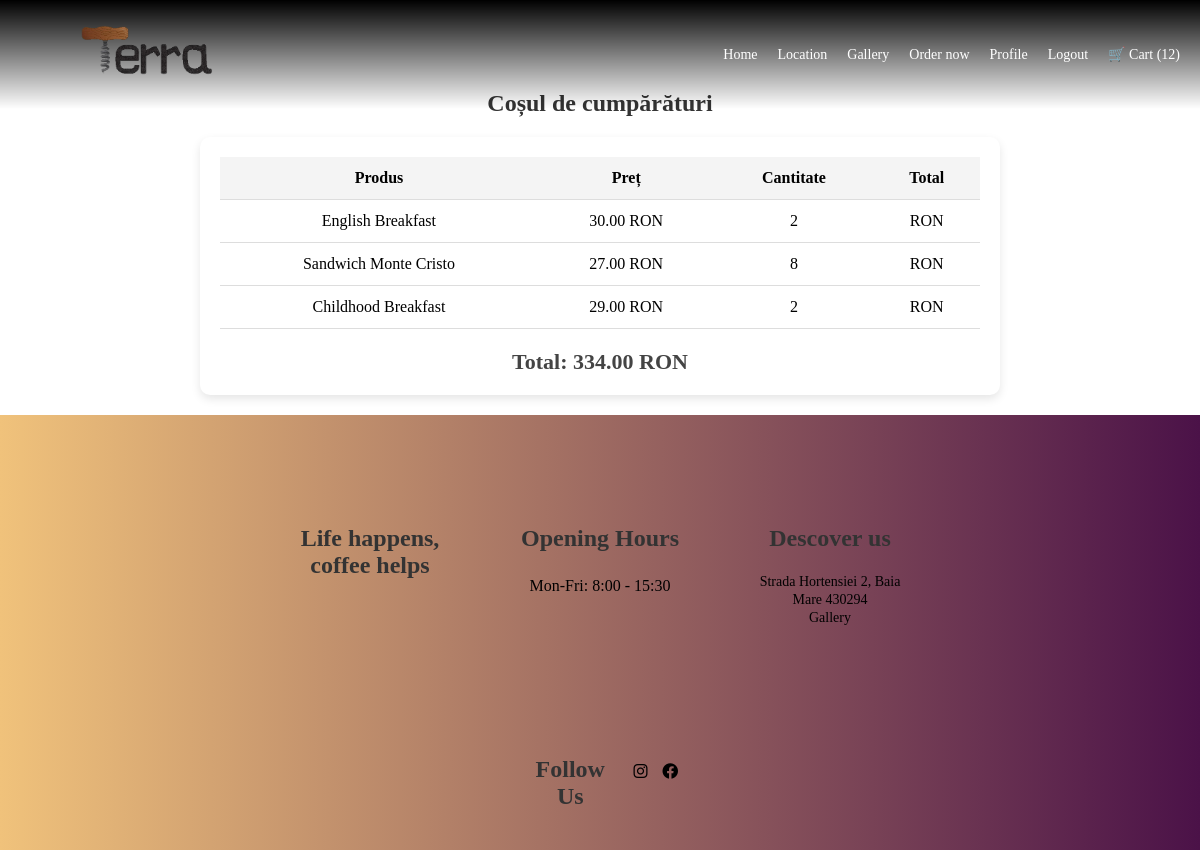
Page /cart/ (signed in) on the earlier database version.
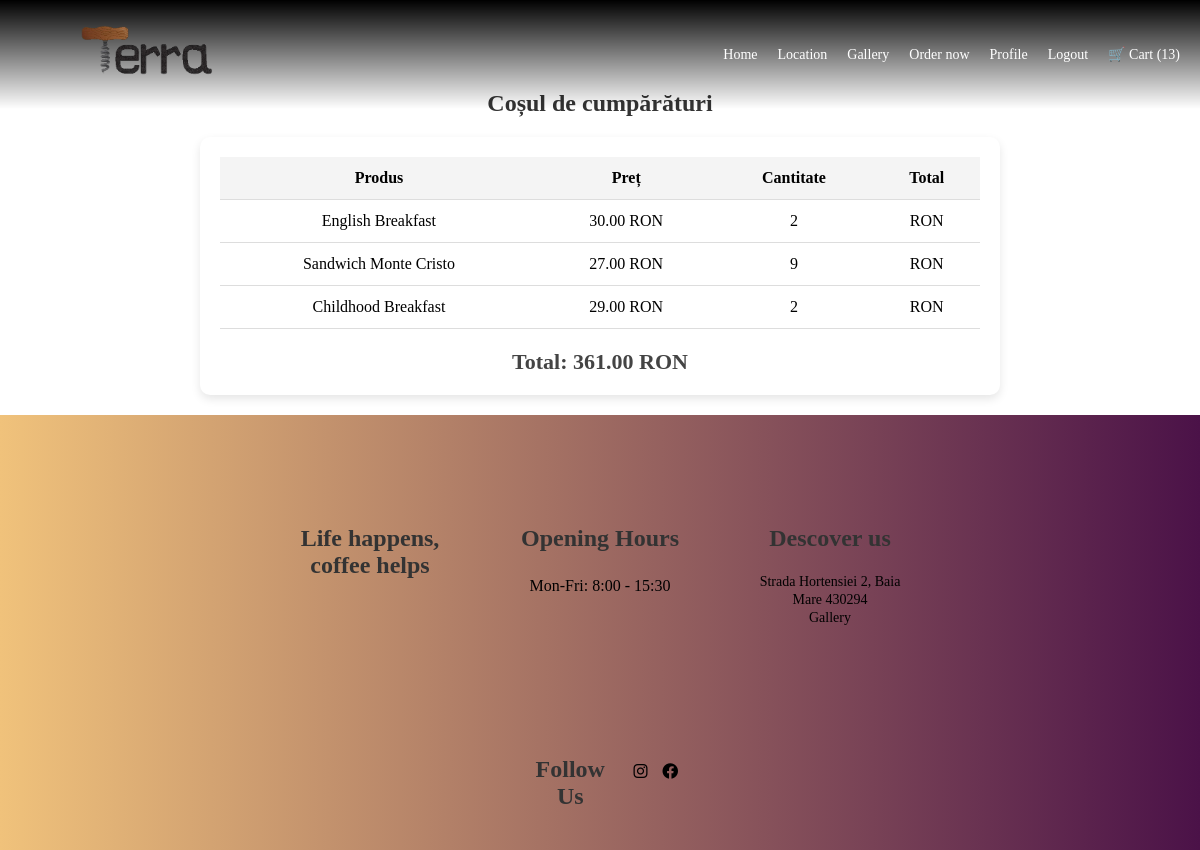
Same page on the later database version.
### cart/models.py (models this page shows, shortened)
class Cart(models.Model):
    product = models.ForeignKey(Product, on_delete=models.CASCADE)
    quantity = models.PositiveIntegerField(default=0)
    user = models.ForeignKey(Customer, on_delete=models.CASCADE)
    date_added = models.DateTimeField(auto_now_add=True)

### order_app/models.py (models this page shows, shortened)
class Product( models.Model):
    product_name = models.CharField(max_length = 50)
    product_price = models.DecimalField(default=0, decimal_places = 2, max_digits = 5)
    product_category = models.ForeignKey(Category, on_delete = models.CASCADE, default="None")
    product_description = models.CharField(max_length = 300, default='', null=True)
    product_image = models.ImageField(upload_to='images_products')

### cart/views.py (the view)
# urls.py: path('', views.cart_view, name='cart_view'),
def cart_view(request):
    if request.user.is_authenticated:
        cart_items = Cart.objects.filter(user=request.user)
    else:
        cart_items = []
    total_price = sum(item.quantity * item.product.product_price for item in cart_items)
    return render(request, 'cart.html', {'cart_items': cart_items, 'total_price': total_price})

### cart/views.py (called while the page is built)
def cart_total_quantity(request): # for the context processor to show everywhere
    if request.user.is_authenticated:
        total_quantity = sum(item.quantity for item in Cart.objects.filter(user=request.user))
    else:
        total_quantity = 0
    return {'total_quantity': total_quantity}

### cart/templates/cart.html
{% extends 'base.html' %}
{% block content %}
<h2>Coșul de cumpărături</h2>
<div class="container-cart">
    {% if cart_items %}
        <table>
            <thead>
                <tr>
                    <th>Produs</th>
                    <th>Preț</th>
                    <th>Cantitate</th>
                    <th>Total</th>
                </tr>
            </thead>
            <tbody>
                {% for item in cart_items %}
                <tr>
                    <td>{{ item.product.product_name }}</td>
                    <td>{{ item.product.product_price }} RON</td>
                    <td>{{ item.quantity }}</td>
                    <td>{{ item.total_price }} RON</td>
                </tr>
                {% endfor %}
            </tbody>
        </table>
        <h3>Total: {{ total_price }} RON</h3>
    {% else %}
        <p class="empty-p">Coșul tău este gol.</p>
    {% endif %}
</div>
{% endblock %}

Differences in the rows shown:
changed Cart "Sandwich Monte Cristo": quantity "8" → "9"
Other differences:
{{ total_quantity }}: "12" → "13"
{{ total_price }}: "334.00" → "361.00"
